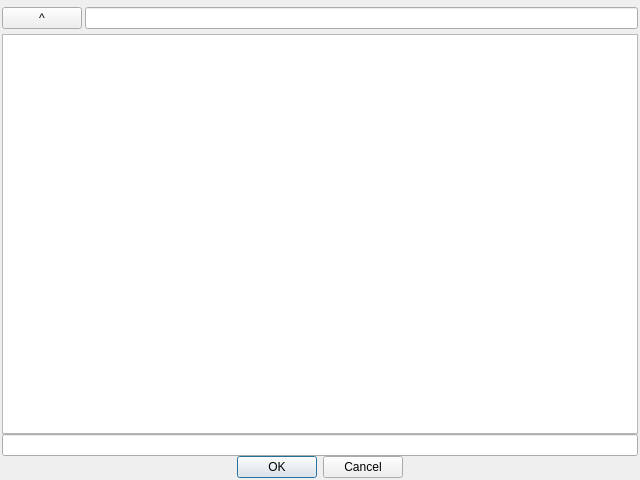
<?xml version="1.0" encoding="UTF-8"?>
<ui version="4.0">
 <class>CFileDialog</class>
 <widget class="QDialog" name="CFileDialog">
  <property name="geometry">
   <rect>
    <x>0</x>
    <y>0</y>
    <width>640</width>
    <height>480</height>
   </rect>
  </property>
  <property name="windowTitle">
   <string>Dialog</string>
  </property>
  <property name="modal">
   <bool>true</bool>
  </property>
  <layout class="QVBoxLayout" name="verticalLayout">
   <property name="spacing">
    <number>0</number>
   </property>
   <property name="leftMargin">
    <number>2</number>
   </property>
   <property name="topMargin">
    <number>2</number>
   </property>
   <property name="rightMargin">
    <number>2</number>
   </property>
   <property name="bottomMargin">
    <number>2</number>
   </property>
   <item>
    <widget class="QWidget" name="widget" native="true">
     <property name="minimumSize">
      <size>
       <width>0</width>
       <height>32</height>
      </size>
     </property>
     <layout class="QHBoxLayout" name="horizontalLayout">
      <property name="spacing">
       <number>3</number>
      </property>
      <property name="leftMargin">
       <number>0</number>
      </property>
      <property name="topMargin">
       <number>0</number>
      </property>
      <property name="rightMargin">
       <number>0</number>
      </property>
      <property name="bottomMargin">
       <number>0</number>
      </property>
      <item>
       <widget class="QPushButton" name="m_pButtonUp">
        <property name="text">
         <string>^</string>
        </property>
        <property name="flat">
         <bool>false</bool>
        </property>
       </widget>
      </item>
      <item>
       <widget class="QLineEdit" name="m_pEditPath"/>
      </item>
     </layout>
    </widget>
   </item>
   <item>
    <widget class="QListView" name="m_pListView">
     <property name="editTriggers">
      <set>QAbstractItemView::NoEditTriggers</set>
     </property>
    </widget>
   </item>
   <item>
    <widget class="QLineEdit" name="m_pEditName"/>
   </item>
   <item>
    <widget class="QDialogButtonBox" name="m_pButtonsDialog">
     <property name="standardButtons">
      <set>QDialogButtonBox::Cancel|QDialogButtonBox::Ok</set>
     </property>
     <property name="centerButtons">
      <bool>true</bool>
     </property>
    </widget>
   </item>
  </layout>
 </widget>
 <resources/>
 <connections>
  <connection>
   <sender>m_pButtonsDialog</sender>
   <signal>accepted()</signal>
   <receiver>CFileDialog</receiver>
   <slot>accept()</slot>
   <hints>
    <hint type="sourcelabel">
     <x>248</x>
     <y>254</y>
    </hint>
    <hint type="destinationlabel">
     <x>157</x>
     <y>274</y>
    </hint>
   </hints>
  </connection>
  <connection>
   <sender>m_pButtonsDialog</sender>
   <signal>rejected()</signal>
   <receiver>CFileDialog</receiver>
   <slot>reject()</slot>
   <hints>
    <hint type="sourcelabel">
     <x>316</x>
     <y>260</y>
    </hint>
    <hint type="destinationlabel">
     <x>286</x>
     <y>274</y>
    </hint>
   </hints>
  </connection>
 </connections>
</ui>
